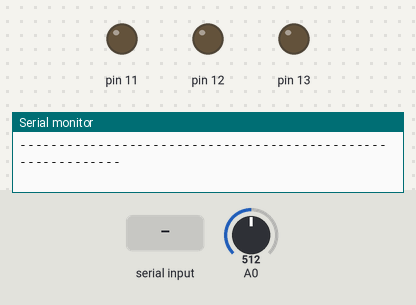
The sketch below on a simulated Arduino Uno, built with avr-gcc and run on an emulated ATmega328P. Parts: output pins drawn as LEDs (lit = HIGH), the last lines printed to the serial monitor. Dashed ring = blinking. Inputs (shaded band) come from the test bench; at power-on: A0 = 512. Random numbers use the default seed unless the sketch sets one.

Above: at 1.3 s.
1.4 s: "A\n" received over Serial
At 3.6 s:
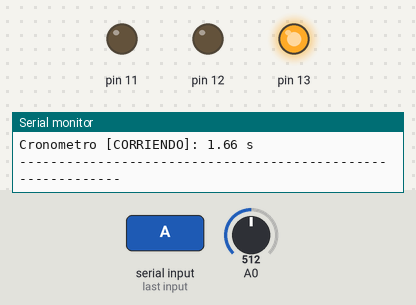
8.2 s: byte 65 ('A') received over Serial
At 12.9 s:
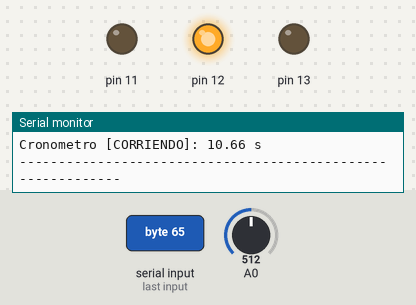
13.5 s: byte 68 ('D') received over Serial
At 19.2 s:
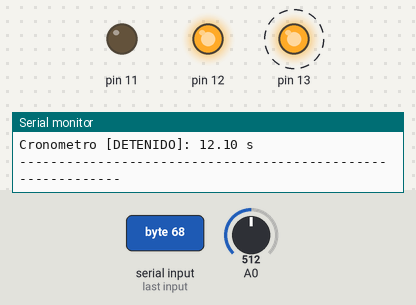
22.0 s: byte 82 ('R') received over Serial
At 22.43 s:
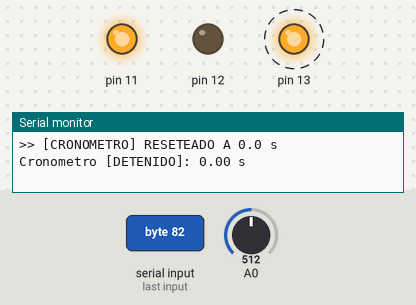
30.5 s: "D\n" received over Serial
36.3 s: "1\n" received over Serial
Timing chart, 0 to 40.8 s (numbered marks = the images above; inputs shaded):
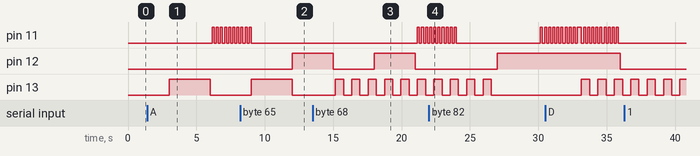

Measured:
- by itself, pin 13: alternates HIGH for 0.60 s and LOW for 0.60 s, 8 changes in all, then stays LOW

The sketch:

PT3.ino
```cpp
// ============================================================================
// Trabajo Práctico N.º 8 - Programación Orientada a Objetos (POO)
// Código Completo Integrado: Sensores (Ej. 1) + LEDs (Ej. 2) + Cronómetro (Ej. 3)
// ============================================================================

// ----------------------------------------------------------------------------
// EJERCICIO 1: Clase Base Sensor y Subclases
// ----------------------------------------------------------------------------
class Sensor {
  protected:
    String nombre;
    float valor;
    String magnitud;

  public:
    Sensor(String _nombre, String _magnitud) {
      nombre = _nombre;
      magnitud = _magnitud;
      valor = 0.0;
    }

    void generarMedicion() {
      valor = random(0, 100);
    }

    float leerMedicion() {
      return valor;
    }

    void mostrar() {
      Serial.print(nombre);
      Serial.print(": ");
      Serial.print(valor, 1);
      Serial.println(magnitud);
    }
};

class SensorTemperatura : public Sensor {
  private:
    float tempMin;
    float tempMax;

  public:
    SensorTemperatura(String _nombre, float _min, float _max)
      : Sensor(_nombre, " C") {
      tempMin = _min;
      tempMax = _max;
    }

    void generarMedicion() {
      valor = random((long)(tempMin * 10), (long)(tempMax * 10)) / 10.0;
    }

    bool esTemperaturaAlta(float umbral) {
      return valor > umbral;
    }
};

class SensorLuz : public Sensor {
  private:
    int maxLux;

  public:
    SensorLuz(String _nombre, int _maxLux)
      : Sensor(_nombre, " lux") {
      maxLux = _maxLux;
    }

    void generarMedicion() {
      valor = random(0, maxLux + 1);
    }

    int obtenerPorcentajeLuz() {
      return map((long)valor, 0, maxLux, 0, 100);
    }
};

class SensorUltrasonido : public Sensor {
  private:
    float rangoMinCm;
    float rangoMaxCm;

  public:
    SensorUltrasonido(String _nombre, float _minCm, float _maxCm)
      : Sensor(_nombre, " cm") {
      rangoMinCm = _minCm;
      rangoMaxCm = _maxCm;
    }

    void generarMedicion() {
      valor = random((long)(rangoMinCm * 10), (long)(rangoMaxCm * 10)) / 10.0;
    }

    bool hayObstaculo(float distanciaLimite) {
      return valor <= distanciaLimite;
    }
};

class SensorTemperaturaReal : public Sensor {
  private:
    int pinAnalogico;
    float voltaje;

  public:
    SensorTemperaturaReal(String _nombre, int _pin)
      : Sensor(_nombre, " C") {
      pinAnalogico = _pin;
      voltaje = 0.0;
      pinMode(pinAnalogico, INPUT);
    }

    void generarMedicion() {
      int lecturaCruda = analogRead(pinAnalogico);
      voltaje = lecturaCruda * (5.0 / 1023.0);
      valor = (voltaje - 0.5) * 100.0;
    }

    float leerVoltaje() {
      return voltaje;
    }
};

// ----------------------------------------------------------------------------
// EJERCICIO 2: Clase Led (Control no bloqueante)
// ----------------------------------------------------------------------------
class Led {
  private:
    int pin;
    bool estadoEncendido;
    bool modoParpadeo;
    unsigned long intervaloParpadeo;
    unsigned long ultimoCambio;

  public:
    Led(int _pin) {
      pin = _pin;
      estadoEncendido = false;
      modoParpadeo = false;
      intervaloParpadeo = 500;
      ultimoCambio = 0;
      pinMode(pin, OUTPUT);
      digitalWrite(pin, LOW);
    }

    void encender() {
      modoParpadeo = false;
      estadoEncendido = true;
      digitalWrite(pin, HIGH);
    }

    void apagar() {
      modoParpadeo = false;
      estadoEncendido = false;
      digitalWrite(pin, LOW);
    }

    void parpadear(unsigned long intervaloMs) {
      modoParpadeo = true;
      intervaloParpadeo = intervaloMs;
    }

    void actualizar() {
      if (modoParpadeo) {
        unsigned long ahora = millis();
        if (ahora - ultimoCambio >= intervaloParpadeo) {
          ultimoCambio = ahora;
          estadoEncendido = !estadoEncendido;
          digitalWrite(pin, estadoEncendido ? HIGH : LOW);
        }
      }
    }

    String obtenerEstadoTexto() {
      if (modoParpadeo) {
        return "PARPADEANDO (" + String(intervaloParpadeo) + " ms)";
      }
      return estadoEncendido ? "ENCENDIDO" : "APAGADO";
    }
};

// ----------------------------------------------------------------------------
// 3.1 EJERCICIO 3: Clase Cronometro (usando únicamente millis())
// ----------------------------------------------------------------------------
class Cronometro {
  private:
    bool enMarcha;
    unsigned long tiempoInicio;
    unsigned long tiempoAcumulado;

  public:
    // Constructor: inicia detenido en 0 ms
    Cronometro() {
      enMarcha = false;
      tiempoInicio = 0;
      tiempoAcumulado = 0;
    }

    // Activa o reanuda el conteo ('A')
    void activar() {
      if (!enMarcha) {
        tiempoInicio = millis();
        enMarcha = true;
        Serial.println(">> [CRONOMETRO] ACTIVADO");
      } else {
        Serial.println(">> [CRONOMETRO] Ya estaba en marcha");
      }
    }

    // Detiene/pausa el conteo conservando el tiempo acumulado ('D')
    void detener() {
      if (enMarcha) {
        tiempoAcumulado += (millis() - tiempoInicio);
        enMarcha = false;
        Serial.println(">> [CRONOMETRO] DETENIDO");
      } else {
        Serial.println(">> [CRONOMETRO] Ya estaba detenido");
      }
    }

    // Reinicia el contador a 0 ('R')
    void resetear() {
      tiempoAcumulado = 0;
      if (enMarcha) {
        tiempoInicio = millis();
      }
      Serial.println(">> [CRONOMETRO] RESETEADO A 0.0 s");
    }

    // Devuelve el tiempo total transcurrido en milisegundos
    unsigned long obtenerMilisegundos() {
      if (enMarcha) {
        return tiempoAcumulado + (millis() - tiempoInicio);
      }
      return tiempoAcumulado;
    }

    // Imprime el estado y el tiempo transcurrido en segundos
    void mostrar() {
      float segundos = obtenerMilisegundos() / 1000.0;
      Serial.print("Cronometro [");
      Serial.print(enMarcha ? "CORRIENDO" : "DETENIDO");
      Serial.print("]: ");
      Serial.print(segundos, 2);
      Serial.println(" s");
    }
};

// ============================================================================
// Instanciación de Objetos
// ============================================================================
SensorTemperatura     tempSim("Temp_Ambiente (Sim)", 15.0, 38.0);
SensorLuz             luzSim("Luz_Exterior (Sim)", 1000);
SensorUltrasonido     distSim("Distancia_Frente (Sim)", 2.0, 200.0);
SensorTemperaturaReal tempReal("Temp_TMP36 (Real)", A0);

Led ledTemp(13);
Led ledLuz(12);
Led ledDist(11);

Cronometro crono;  // Objeto del Ejercicio 3

unsigned long ultimaLectura = 0;
const unsigned long INTERVALO_MUESTREO = 3000;

void setup() {
  Serial.begin(9600);
  randomSeed(analogRead(A5));

  Serial.println("=== TP8 COMPLETO: SENSORES + LEDS + CRONOMETRO ===");
  Serial.println("Comandos Serie -> [A]: Activar | [D]: Detener | [R]: Resetear");
  Serial.println("------------------------------------------------------------");
}

void loop() {
  // 1. Lectura de comandos por puerto serie para controlar el Cronómetro (Ej. 3)
  if (Serial.available() > 0) {
    char comando = Serial.read();

    // Ignoramos saltos de línea o retornos de carro al presionar Enter
    if (comando != '\n' && comando != '\r') {
      comando = toupper(comando);  // Acepta tanto mayúsculas como minúsculas

      if (comando == 'A') {
        crono.activar();
      } else if (comando == 'D') {
        crono.detener();
      } else if (comando == 'R') {
        crono.resetear();
      } else {
        Serial.print(">> Comando no valido: '");
        Serial.print(comando);
        Serial.println("'. Use A, D o R.");
      }
      crono.mostrar();
    }
  }

  // 2. Muestreo periódico de sensores y actualización de LEDs (Ej. 1 y 2)
  unsigned long ahora = millis();
  if (ahora - ultimaLectura >= INTERVALO_MUESTREO) {
    ultimaLectura = ahora;

    tempSim.generarMedicion();
    luzSim.generarMedicion();
    distSim.generarMedicion();
    tempReal.generarMedicion();

    // Reacción de LEDs
    if (tempSim.esTemperaturaAlta(30.0)) {
      ledTemp.encender();
    } else if (tempSim.leerMedicion() >= 22.0) {
      ledTemp.parpadear(600);
    } else {
      ledTemp.apagar();
    }

    if (luzSim.obtenerPorcentajeLuz() < 30) {
      ledLuz.encender();
    } else {
      ledLuz.apagar();
    }

    if (distSim.hayObstaculo(40.0)) {
      ledDist.parpadear(150);
    } else {
      ledDist.apagar();
    }

    // Reporte general en Monitor Serie
    tempSim.mostrar();
    luzSim.mostrar();
    distSim.mostrar();
    tempReal.mostrar();
    crono.mostrar();
    Serial.println("------------------------------------------------------------");
  }

  // 3. Refresco continuo del parpadeo de los LEDs
  ledTemp.actualizar();
  ledLuz.actualizar();
  ledDist.actualizar();
}
```
